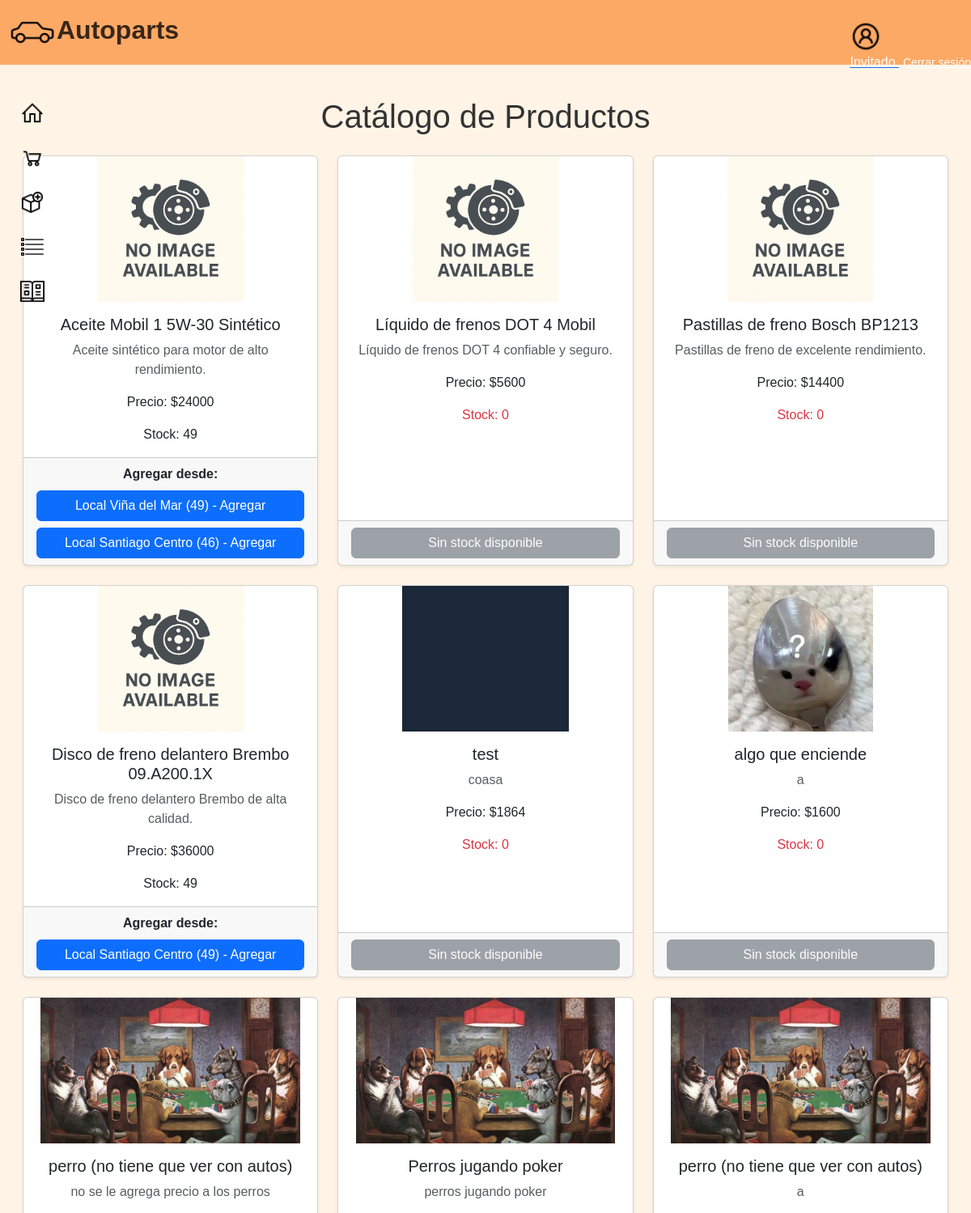
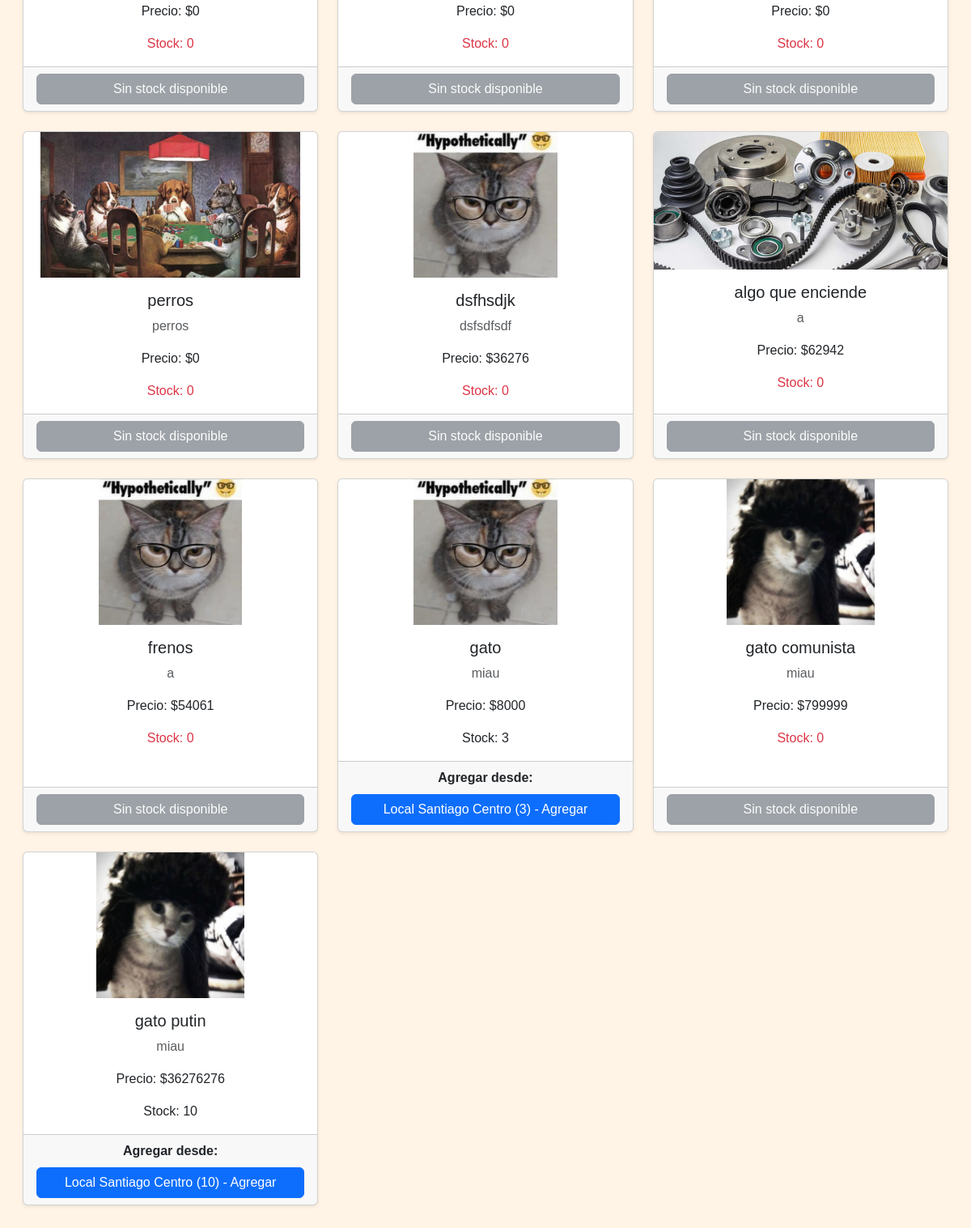
Screenshot of /catalogob2b/ with the database file from the repository (2 pictures, top to bottom).
### app/models.py (models this page shows, shortened)
class Producto(models.Model):
    id_producto = models.AutoField(primary_key=True)
    familia = models.ForeignKey(FamiliaProducto, on_delete=models.CASCADE, related_name='productos')
    nombre = models.CharField(max_length=150)
    precio_minorista = models.IntegerField()
    precio_mayorista = models.IntegerField(default=0)
    descripcion = models.TextField(blank=True)
    fecha_fabricacion = models.DateField(null=True, blank=True)
    imagen = models.ImageField(upload_to="productos", null=True, blank=True)
    stock_minimo = models.PositiveIntegerField(default=5)
    class Meta:
        db_table = 'app_producto'  # asegura que Django use tabla existente

class Stock(models.Model):
    local = models.ForeignKey(Local, on_delete=models.CASCADE, related_name='stocks')
    producto = models.ForeignKey(Producto, on_delete=models.CASCADE, related_name='stocks')
    cantidad = models.PositiveIntegerField(default=0)  # Cantidad disponible de este producto en el local
    class Meta:
        unique_together = ('local', 'producto')  # Evitar duplicados, asegurando que no haya dos entradas para el mismo producto en un mismo local

class Local(models.Model):
    id_local = models.AutoField(primary_key=True)
    nombre_local = models.CharField(max_length=150)
    direccion = models.CharField(max_length=255)

### app/views.py (the view)
# urls.py: path('catalogob2b/', CatalogoB2B, name='catalogob2b'),
def CatalogoB2B(request):
    productos = Producto.objects.prefetch_related(
        Prefetch('stocks', queryset=Stock.objects.select_related('local'), to_attr='stock_local')
    ).all()
    return render(request, 'app/catalogob2b.html', {
        'productos': productos,
        'api_base_url': settings.API_BASE_URL  # ← ESTA LÍNEA ES LA CLAVE
    })

### app/templates/app/catalogob2b.html (shortened to what this page needs)
{% extends 'app/base.html' %}
{% load static %}
{% block css %}
<link rel="stylesheet" href="https://cdnjs.cloudflare.com/ajax/libs/bootstrap/5.3.3/css/bootstrap.min.css">
<link rel="stylesheet" href="{% static 'app/css/style.css' %}">
<link rel="stylesheet" href="{% static 'app/css/cat.css' %}">
{% endblock %}
{% block contenido %}
<div>
   <div class="navbar-main">
      <div class="logo">
          <img src="{% static 'app/image/car.png' %}" alt="logo" height="60px">Autoparts
      </div>
      <div class="acnt">
         <div>
      <a href="#">
         <img src="{% static 'app/image/account.png' %}" alt="" width="30px">
         <span style="color:white;">
           {% if request.session.nombre %}
             {{ request.session.nombre }}
           {% else %}
             Invitado
           {% endif %}
           <a href="{% url 'logout' %}" style="color:white; font-size: 14px; margin-left: 5px;">Cerrar sesión</a>
         </span>
      </a>
   </div>
      </div>
      <div class="lateral-bar">
         <div><a href="{% url 'home' %}"><img src="{% static 'app/image/home.png' %}" alt="" width="30px"></a></div>
         <div><a href="{% url 'shoppingcart' %}"><img src="{% static 'app/image/shoppingcart.png' %}" alt="" width="30px"></a></div>
         <div><a href="{% url 'agregar' %}"><img src="{% static 'app/image/addproduct.png' %}" alt="" width="30px"></a></div>
         <div><a href="{% url 'lista2' %}"><img src="{% static 'app/image/list.png' %}" alt="" width="30px"></a></div>
         <div><a href="{% url 'catalogob2b' %}"><img src="{% static 'app/image/catalogue.png' %}" alt="" width="30px"></a></div>
     </div>
  </div>
</div>
<div class="container-fluid contProductos mt-4 main-area">
    <h1 class="text-center mb-4">Catálogo de Productos</h1>
    <div class="row row-cols-1 row-cols-sm-2 row-cols-lg-3 g-4 text-center" id="catalogo">
        {% for producto in productos %}
            <div class="col">
                <div class="card h-100 shadow-sm">
                    {% if producto.imagen %}
                        <img src="{{ producto.imagen.url }}" class="card-img-top" alt="{{ producto.nombre }}">
                    {% else %}
                        <img src="{% static 'app/image/default-product.png' %}" class="card-img-top" alt="Imagen por defecto">
                    {% endif %}
                    <div class="card-body">
                        <h5 class="card-title">{{ producto.nombre }}</h5>
                        <p class="card-text text-muted">{{ producto.descripcion }}</p>
                        <p class="card-text">Precio: ${{ producto.precio_mayorista }}</p>
                        {% if producto.stock_local and producto.stock_local.0 %}
                            <p class="card-text">Stock: {{ producto.stock_local.0.cantidad }}</p>
                        {% else %}
                            <p class="card-text text-danger">Stock: 0</p>
                        {% endif %}
                    </div>
                    <div class="card-footer">
                        {% if producto.stock_local %}
                            <p class="mb-2"><strong>Agregar desde:</strong></p>
                            <div class="d-grid gap-2">
                                {% for stock in producto.stock_local %}
                                    {% if stock.cantidad > 0 %}
                                        <button class="btn btn-primary add-to-cart"
                                                data-product-id="{{ producto.id_producto }}"
                                                data-local-id="{{ stock.local.id_local }}"
                                                data-id-carrito="{{ request.session.id_carrito }}">
                                            {{ stock.local.nombre_local }} ({{ stock.cantidad }}) - Agregar
                                        </button>
                                    {% else %}
                                        <button class="btn btn-secondary" disabled>
                                            {{ stock.local.nombre_local }} - Sin stock
                                        </button>
                                    {% endif %}
                                {% endfor %}
                            </div>
                        {% else %}
                            <button class="btn btn-secondary w-100" disabled>
                                Sin stock disponible
                            </button>
                        {% endif %}
                    </div>
                </div>
            </div>
        {% empty %}
            <div class="col-12">
                <p class="text-center">No hay productos disponibles.</p>
            </div>
        {% endfor %}
    </div>
</div>
{% endblock %}

### app/static/app/css/style.css (style rules this page uses)
.body-main { background-color: rgb(255, 244, 230); }
.navbar-main { display: flex; background-color: rgb(252, 169, 102); height: 80px; width: 100%; justify-content: space-between; position: fixed; z-index: 5; }
.logo { height: 100%; text-align: center; align-content: center; color: rgba(0, 0, 0, 0.774); font-size: 2rem; font-family: "Cal Sans", sans-serif; font-weight: 700; left: 0; margin-left: 10px; }
.acnt img { display: flex; text-align: center; align-content: center; height: 100%; width: 40px; margin-top: 25px; margin-right: 50px; background-color: rgba(180, 180, 180, 0); align-items: center; }
.lateral-bar { position: fixed; top: 80px; left: 0; width: 80px; height: calc(100% - 80px); display: flex; flex-direction: column; align-items: center; padding-top: 20px; background-color: transparent; }
.lateral-bar div { margin-top: 25px; }
.row { margin-right: 0; margin-left: 0; }

### app/static/app/css/cat.css (style rules this page uses)
body { margin: 0; padding: 0; font-family: Arial, sans-serif; background-color: rgb(255, 244, 230); }
h1 { text-align: center; color: #333; }
.contProductos { padding: 6rem 1rem 6rem 1rem; }
html, body { height: 100%; overflow-x: hidden; overflow-y: auto; }
.card-img-top { max-height: 180px; object-fit: contain; }
.card { max-width: 100%; }
.col { flex: 0 0 auto; }
.main-area { max-width: 1200px; margin: 0 auto; padding-top: 6rem; }

### rows the page displays
Producto: nombre "Aceite Mobil 1 5W-30 Sintético", descripcion "Aceite sintético para motor de alto rendimiento.", precio_mayorista "24000", stock_local.0.cantidad "49"
Stock: local.nombre_local "Local Viña del Mar", cantidad "49"
Stock: local.nombre_local "Local Santiago Centro", cantidad "46"
Producto: nombre "Líquido de frenos DOT 4 Mobil", descripcion "Líquido de frenos DOT 4 confiable y seguro.", precio_mayorista "5600", shows "Stock: 0", shows "Sin stock disponible"
Producto: nombre "Pastillas de freno Bosch BP1213", descripcion "Pastillas de freno de excelente rendimiento.", precio_mayorista "14400", shows "Stock: 0", shows "Sin stock disponible"
Producto: nombre "Disco de freno delantero Brembo 09.A200.1X", descripcion "Disco de freno delantero Brembo de alta calidad.", precio_mayorista "36000", stock_local.0.cantidad "49"
Stock: local.nombre_local "Local Santiago Centro", cantidad "49"
Producto: imagen (picture), nombre "test", descripcion "coasa", precio_mayorista "1864", shows "Stock: 0", shows "Sin stock disponible"
Producto: imagen (picture), nombre "algo que enciende", descripcion "a", precio_mayorista "1600", shows "Stock: 0", shows "Sin stock disponible"
Producto: imagen (picture), nombre "perro (no tiene que ver con autos)", descripcion "no se le agrega precio a los perros", precio_mayorista "0", shows "Stock: 0", shows "Sin stock disponible"
Producto: imagen (picture), nombre "Perros jugando poker", descripcion "perros jugando poker", precio_mayorista "0", shows "Stock: 0", shows "Sin stock disponible"
Producto: imagen (picture), nombre "perro (no tiene que ver con autos)", descripcion "a", precio_mayorista "0", shows "Stock: 0", shows "Sin stock disponible"
Producto: imagen (picture), nombre "perros", descripcion "perros", precio_mayorista "0", shows "Stock: 0", shows "Sin stock disponible"
Producto: imagen (picture), nombre "dsfhsdjk", descripcion "dsfsdfsdf", precio_mayorista "36276", shows "Stock: 0", shows "Sin stock disponible"
Producto: imagen (picture), nombre "algo que enciende", descripcion "a", precio_mayorista "62942", shows "Stock: 0", shows "Sin stock disponible"
Producto: imagen (picture), nombre "frenos", descripcion "a", precio_mayorista "54061", shows "Stock: 0", shows "Sin stock disponible"
Producto: imagen (picture), nombre "gato", descripcion "miau", precio_mayorista "8000", stock_local.0.cantidad "3"
Stock: local.nombre_local "Local Santiago Centro", cantidad "3"
Producto: imagen (picture), nombre "gato comunista", descripcion "miau", precio_mayorista "799999", shows "Stock: 0", shows "Sin stock disponible"
Producto: imagen (picture), nombre "gato putin", descripcion "miau", precio_mayorista "36276276", stock_local.0.cantidad "10"
Stock: local.nombre_local "Local Santiago Centro", cantidad "10"
